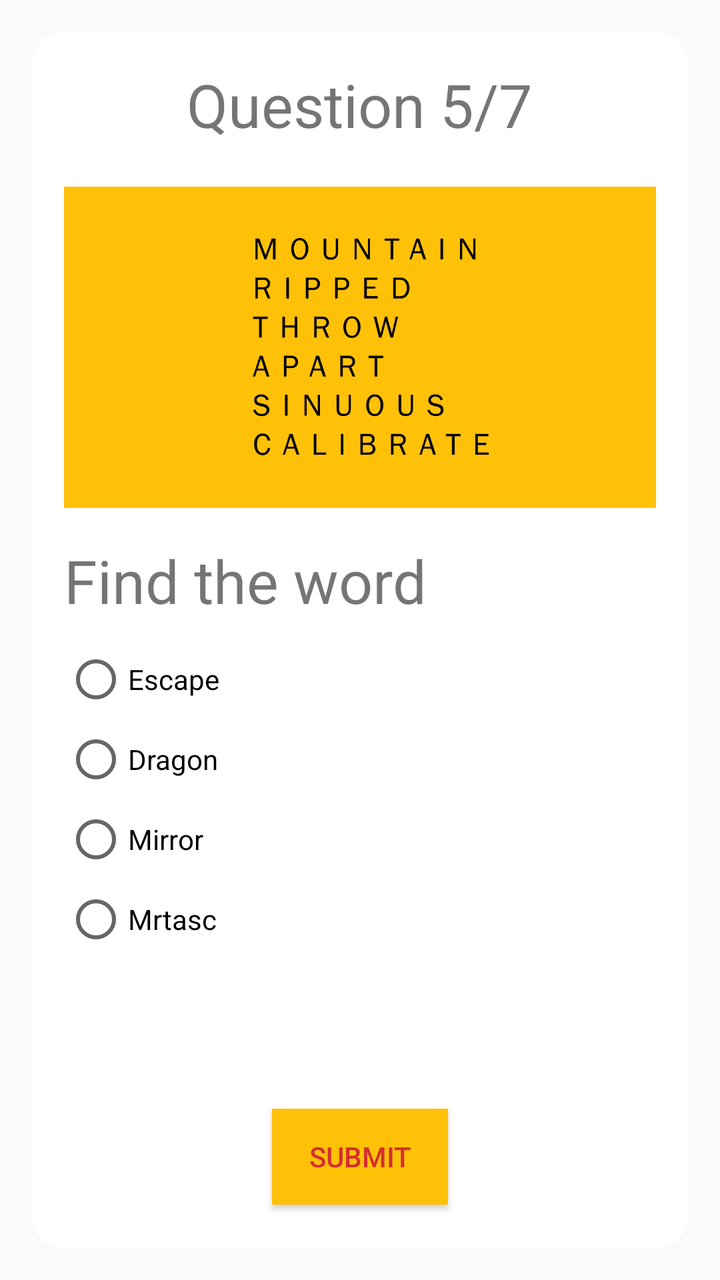
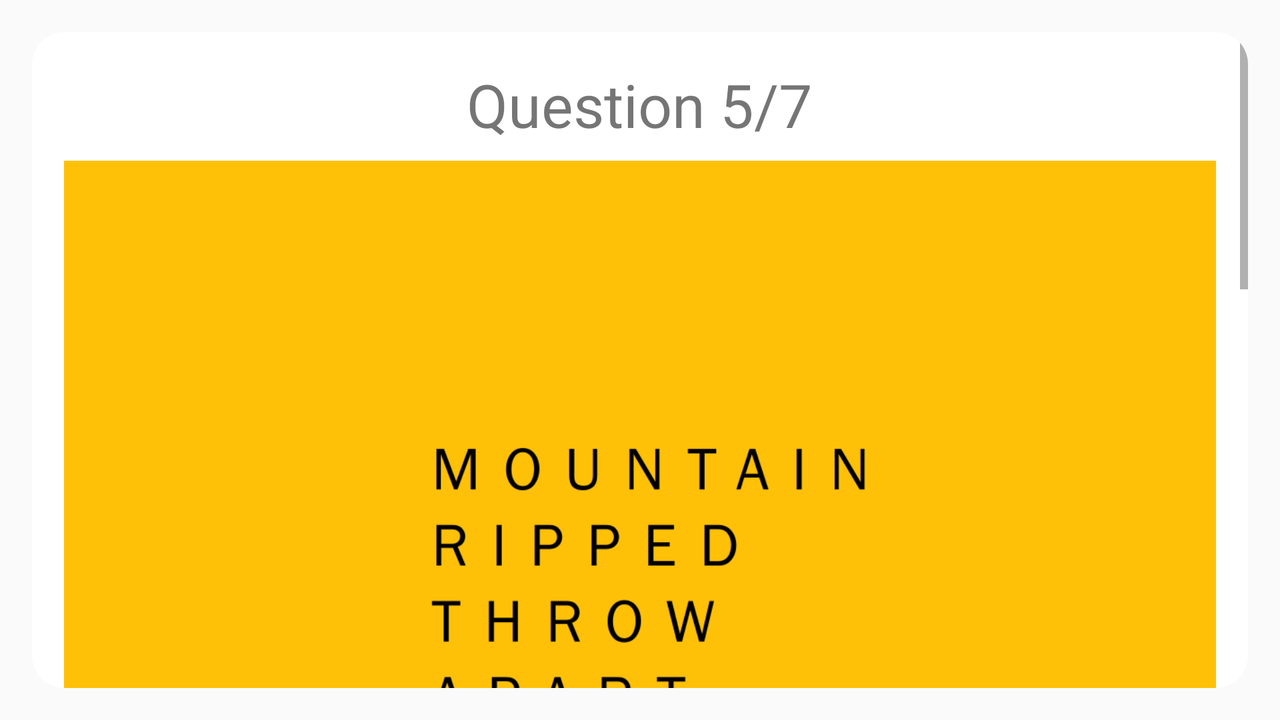

Compare how this app lays out the same screen by default and in its alternative resource folder. The renders come first, then the two layout files and the values they reference.
<!-- AndroidManifest.xml: application theme AppTheme -->
<!-- res/layout/activity_quiz_card_05.xml -->
<?xml version="1.0" encoding="utf-8"?>
<android.support.v7.widget.CardView xmlns:android="http://schemas.android.com/apk/res/android"
    xmlns:app="http://schemas.android.com/apk/res-auto"
    xmlns:tools="http://schemas.android.com/tools"
    android:layout_width="fill_parent"
    android:layout_height="fill_parent"
    app:cardCornerRadius="@dimen/margin"
    android:orientation="vertical"
    tools:context="com.sardegnaisoladicavalli.escapethisquiz.QuizCard05"
    android:layout_margin="@dimen/margin">

    <LinearLayout
        android:layout_width="fill_parent"
        android:layout_height="fill_parent"
        android:orientation="vertical"
        android:layout_margin="@dimen/margin">


        <TextView
            android:id="@+id/card_text"
            android:layout_width="wrap_content"
            android:layout_height="0dp"
            android:layout_weight="1"
            android:text="@string/text5"
            android:layout_gravity="center_horizontal"
            android:textSize="30sp" />


        <ImageView
            android:id="@+id/card_image"
            android:layout_width="match_parent"
            android:layout_height="0dp"
            android:layout_weight="3"
            android:layout_marginTop="@dimen/half_margin"
            android:background="@color/colorAccent"
            android:src="@drawable/mirror"/>


        <TextView
            android:id="@+id/card_question"
            android:layout_width="wrap_content"
            android:layout_height="0dp"
            android:layout_gravity="center_vertical"
            android:layout_weight="1"
            android:layout_marginTop="@dimen/margin"
            android:text="@string/question5"
            android:textSize="30sp" />

        <RadioGroup xmlns:android="http://schemas.android.com/apk/res/android"
            android:layout_width="fill_parent"
            android:layout_height="0dp"
            android:layout_weight="4"
            android:orientation="vertical">

            <RadioButton
                android:id="@+id/card_answer1"
                android:layout_width="wrap_content"
                android:layout_height="wrap_content"
                android:onClick="onRadioButtonClicked"
                android:text="@string/answer51" />

            <RadioButton
                android:id="@+id/card_answer2"
                android:layout_width="wrap_content"
                android:layout_height="wrap_content"
                android:layout_marginTop="@dimen/half_margin"
                android:onClick="onRadioButtonClicked"
                android:text="@string/answer52" />

            <RadioButton
                android:id="@+id/card_answer3"
                android:layout_width="wrap_content"
                android:layout_height="wrap_content"
                android:layout_marginTop="@dimen/half_margin"
                android:onClick="onRadioButtonClicked"
                android:text="@string/answer53"/>

            <RadioButton
                android:id="@+id/card_answer4"
                android:layout_width="wrap_content"
                android:layout_height="wrap_content"
                android:layout_marginTop="@dimen/half_margin"
                android:onClick="onRadioButtonClicked"
                android:text="@string/answer54" />

        </RadioGroup>

        <LinearLayout
            android:layout_width="match_parent"
            android:layout_height="0dp"
            android:layout_weight="1"
            android:layout_gravity="center"
            android:orientation="horizontal"
            android:layout_marginTop="@dimen/margin">

            <Button
                android:id="@+id/button_back"
                android:layout_width="0dp"
                android:layout_height="wrap_content"
                android:layout_weight="1"
                android:background="@color/colorAccent"
                android:gravity="center"
                android:text="@string/button_Back"
                android:layout_marginRight="@dimen/margin"
                android:textColor="@color/colorPrimaryDark"
                android:visibility="invisible" />

            <Button
                android:id="@+id/button_submit"
                android:layout_width="0dp"
                android:layout_height="wrap_content"
                android:layout_weight="1"
                android:layout_centerHorizontal="true"
                android:background="@color/colorAccent"
                android:gravity="center"
                android:text="@string/button_Submit"
                android:onClick="onSubmitButtonClicked"
                android:textColor="@color/colorPrimaryDark"
                android:visibility="visible" />

            <Button
                android:id="@+id/button_forward"
                android:layout_width="0dp"
                android:layout_height="wrap_content"
                android:layout_weight="1"
                android:background="@color/colorAccent"
                android:layout_marginLeft="@dimen/margin"
                android:gravity="center"
                android:text="@string/button_Next"
                android:textColor="@color/colorPrimaryDark"
                android:visibility="invisible" />

        </LinearLayout>


    </LinearLayout>

</android.support.v7.widget.CardView>
<!-- resources referenced by this layout -->
<resources>
  <color name="colorAccent">#FFC107</color>
  <color name="colorPrimaryDark">#D32F2F</color>
  <dimen name="half_margin">8dp</dimen>
  <dimen name="margin">16dp</dimen>
  <!-- drawable mirror: png bitmap (drawable, 35276 bytes) -->
  <string name="answer51">Escape</string>
  <string name="answer52">Dragon</string>
  <string name="answer53">Mirror</string>
  <string name="answer54">Mrtasc</string>
  <string name="button_Back">Back</string>
  <string name="button_Next">Next</string>
  <string name="button_Submit">Submit</string>
  <string name="question5">Find the word</string>
  <string name="text5">Question 5/7</string>
  <style name="AppTheme" parent="Theme.AppCompat.Light.NoActionBar">
          
          <item name="colorPrimary">@color/colorPrimary</item>
          <item name="colorPrimaryDark">@color/colorPrimaryDark</item>
          <item name="colorAccent">@color/colorAccent</item>
      </style>
  <color name="colorPrimary">#F44336</color>
</resources>
<!-- res/layout-land/activity_quiz_card_05.xml (the repository's variant of the layout above) -->
<!-- drawn on the phone turned sideways -->
<?xml version="1.0" encoding="utf-8"?>
<android.support.v7.widget.CardView xmlns:android="http://schemas.android.com/apk/res/android"
    xmlns:app="http://schemas.android.com/apk/res-auto"
    xmlns:tools="http://schemas.android.com/tools"
    android:layout_width="fill_parent"
    android:layout_height="fill_parent"
    android:layout_margin="@dimen/margin"
    android:orientation="vertical"
    app:cardCornerRadius="@dimen/margin"
    tools:context="com.sardegnaisoladicavalli.escapethisquiz.QuizCard05">

    <ScrollView
        android:layout_width="match_parent"
        android:layout_height="match_parent">

        <LinearLayout
            android:layout_width="fill_parent"
            android:layout_height="fill_parent"
            android:layout_margin="@dimen/margin"
            android:orientation="vertical">


            <TextView
                android:id="@+id/card_text"
                android:layout_width="wrap_content"
                android:layout_height="0dp"
                android:layout_gravity="center_horizontal"
                android:layout_weight="1"
                android:gravity="center"
                android:text="@string/text5"
                android:textSize="30sp" />


            <ImageView
                android:id="@+id/card_image"
                android:layout_width="match_parent"
                android:layout_height="0dp"
                android:layout_marginTop="@dimen/half_margin"
                android:layout_weight="3"
                android:background="@color/colorAccent"
                android:src="@drawable/mirror" />


            <TextView
                android:id="@+id/card_question"
                android:layout_width="wrap_content"
                android:layout_height="0dp"
                android:layout_gravity="center_vertical"
                android:layout_marginTop="@dimen/margin"
                android:layout_weight="1"
                android:gravity="center"
                android:text="@string/question5"
                android:textSize="30sp" />

            <RadioGroup xmlns:android="http://schemas.android.com/apk/res/android"
                android:layout_width="fill_parent"
                android:layout_height="0dp"
                android:layout_weight="2"
                android:orientation="vertical">

                <RadioButton
                    android:id="@+id/card_answer1"
                    android:layout_width="wrap_content"
                    android:layout_height="wrap_content"
                    android:onClick="onRadioButtonClicked"
                    android:text="@string/answer51" />

                <RadioButton
                    android:id="@+id/card_answer2"
                    android:layout_width="wrap_content"
                    android:layout_height="wrap_content"
                    android:layout_marginTop="@dimen/half_margin"
                    android:onClick="onRadioButtonClicked"
                    android:text="@string/answer52" />

                <RadioButton
                    android:id="@+id/card_answer3"
                    android:layout_width="wrap_content"
                    android:layout_height="wrap_content"
                    android:layout_marginTop="@dimen/half_margin"
                    android:onClick="onRadioButtonClicked"
                    android:text="@string/answer53" />

                <RadioButton
                    android:id="@+id/card_answer4"
                    android:layout_width="wrap_content"
                    android:layout_height="wrap_content"
                    android:layout_marginTop="@dimen/half_margin"
                    android:onClick="onRadioButtonClicked"
                    android:text="@string/answer54" />

            </RadioGroup>

            <LinearLayout
                android:layout_width="match_parent"
                android:layout_height="0dp"
                android:layout_gravity="center"
                android:layout_marginTop="@dimen/margin"
                android:layout_weight="1"
                android:orientation="horizontal">

                <Button
                    android:id="@+id/button_back"
                    android:layout_width="0dp"
                    android:layout_height="wrap_content"
                    android:layout_marginRight="@dimen/margin"
                    android:layout_weight="1"
                    android:background="@color/colorAccent"
                    android:gravity="center"
                    android:text="@string/button_Back"
                    android:textColor="@color/colorPrimaryDark"
                    android:visibility="invisible" />

                <Button
                    android:id="@+id/button_submit"
                    android:layout_width="0dp"
                    android:layout_height="wrap_content"
                    android:layout_centerHorizontal="true"
                    android:layout_weight="1"
                    android:background="@color/colorAccent"
                    android:gravity="center"
                    android:text="@string/button_Submit"
                    android:textColor="@color/colorPrimaryDark"
                    android:visibility="invisible" />

                <Button
                    android:id="@+id/button_forward"
                    android:layout_width="0dp"
                    android:layout_height="wrap_content"
                    android:layout_marginLeft="@dimen/margin"
                    android:layout_weight="1"
                    android:background="@color/colorAccent"
                    android:gravity="center"
                    android:onClick="onNextButtonClicked"
                    android:text="@string/button_Next"
                    android:textColor="@color/colorPrimaryDark"
                    android:visibility="visible" />

            </LinearLayout>


        </LinearLayout>

    </ScrollView>

</android.support.v7.widget.CardView>
